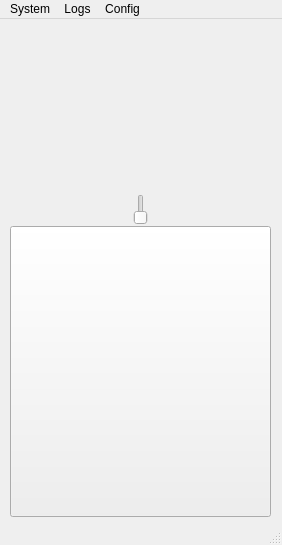
<?xml version="1.0" encoding="UTF-8"?>
<ui version="4.0">
 <class>MainWindow</class>
 <widget class="QMainWindow" name="MainWindow">
  <property name="windowModality">
   <enum>Qt::NonModal</enum>
  </property>
  <property name="geometry">
   <rect>
    <x>0</x>
    <y>0</y>
    <width>282</width>
    <height>545</height>
   </rect>
  </property>
  <property name="windowTitle">
   <string>ESSA - Embeddable SCADA for Small Applications</string>
  </property>
  <property name="toolButtonStyle">
   <enum>Qt::ToolButtonIconOnly</enum>
  </property>
  <property name="animated">
   <bool>true</bool>
  </property>
  <widget class="QWidget" name="centralwidget">
   <widget class="Led" name="led">
    <property name="geometry">
     <rect>
      <x>890</x>
      <y>0</y>
      <width>88</width>
      <height>88</height>
     </rect>
    </property>
    <property name="toolTip">
     <string>Led Widget</string>
    </property>
    <property name="whatsThis">
     <string>Led SCADA</string>
    </property>
   </widget>
   <widget class="OnOffButton" name="onOffButton">
    <property name="geometry">
     <rect>
      <x>10</x>
      <y>207</y>
      <width>261</width>
      <height>291</height>
     </rect>
    </property>
    <property name="toolTip">
     <string>OnOffButton Widget</string>
    </property>
    <property name="whatsThis">
     <string>SCADA OnOffButton</string>
    </property>
    <property name="TextTrue">
     <string/>
    </property>
    <property name="TextFalse">
     <string/>
    </property>
    <property name="PathImageTrue" stdset="0">
     <string>/home/scholl/Dropbox/Spyder/essa/images/opened-2.png</string>
    </property>
    <property name="PathImageFalse" stdset="0">
     <string>/home/scholl/Dropbox/Spyder/essa/images/closed-2.png</string>
    </property>
   </widget>
   <widget class="Slider" name="slider">
    <property name="geometry">
     <rect>
      <x>20</x>
      <y>175</y>
      <width>241</width>
      <height>31</height>
     </rect>
    </property>
    <property name="toolTip">
     <string>Slider Widget</string>
    </property>
    <property name="whatsThis">
     <string>SCADA Slider</string>
    </property>
    <property name="Value">
     <double>0.000000000000000</double>
    </property>
    <property name="Maximum_Value" stdset="0">
     <double>255.000000000000000</double>
    </property>
   </widget>
   <widget class="Plot" name="plot">
    <property name="geometry">
     <rect>
      <x>15</x>
      <y>0</y>
      <width>251</width>
      <height>181</height>
     </rect>
    </property>
    <property name="toolTip">
     <string>Display Widget</string>
    </property>
    <property name="whatsThis">
     <string>SCADA Plot</string>
    </property>
   </widget>
  </widget>
  <widget class="QMenuBar" name="menubar">
   <property name="geometry">
    <rect>
     <x>0</x>
     <y>0</y>
     <width>282</width>
     <height>29</height>
    </rect>
   </property>
   <widget class="QMenu" name="menuSystem">
    <property name="title">
     <string>System</string>
    </property>
    <addaction name="actionRun"/>
    <addaction name="actionStop"/>
    <addaction name="separator"/>
    <addaction name="actionCompile_and_Run"/>
    <addaction name="separator"/>
    <addaction name="actionExit"/>
   </widget>
   <widget class="QMenu" name="menuLogs">
    <property name="title">
     <string>Logs</string>
    </property>
    <addaction name="actionAlarm_Log"/>
    <addaction name="actionSystem_Logs"/>
   </widget>
   <widget class="QMenu" name="menuConfig">
    <property name="title">
     <string>Config</string>
    </property>
    <addaction name="actionESSA_Config"/>
   </widget>
   <addaction name="menuSystem"/>
   <addaction name="menuLogs"/>
   <addaction name="menuConfig"/>
  </widget>
  <widget class="QStatusBar" name="statusbar"/>
  <action name="actionRun">
   <property name="text">
    <string>Run</string>
   </property>
  </action>
  <action name="actionStop">
   <property name="text">
    <string>Stop</string>
   </property>
  </action>
  <action name="actionAlarm_Log">
   <property name="text">
    <string>Alarm Log</string>
   </property>
  </action>
  <action name="actionSystem_Logs">
   <property name="text">
    <string>System Logs</string>
   </property>
  </action>
  <action name="actionESSA_Config">
   <property name="text">
    <string>ESSA Config</string>
   </property>
  </action>
  <action name="actionCompile_and_Run">
   <property name="text">
    <string>Compile and Run</string>
   </property>
  </action>
  <action name="actionExit">
   <property name="text">
    <string>Exit</string>
   </property>
  </action>
 </widget>
 <customwidgets>
  <customwidget>
   <class>Led</class>
   <extends>QWidget</extends>
   <header>led</header>
  </customwidget>
  <customwidget>
   <class>OnOffButton</class>
   <extends>QPushButton</extends>
   <header>onOfButton</header>
  </customwidget>
  <customwidget>
   <class>Plot</class>
   <extends>QWidget</extends>
   <header>plot</header>
  </customwidget>
  <customwidget>
   <class>Slider</class>
   <extends>QSlider</extends>
   <header>slider</header>
  </customwidget>
 </customwidgets>
 <resources/>
 <connections/>
</ui>
